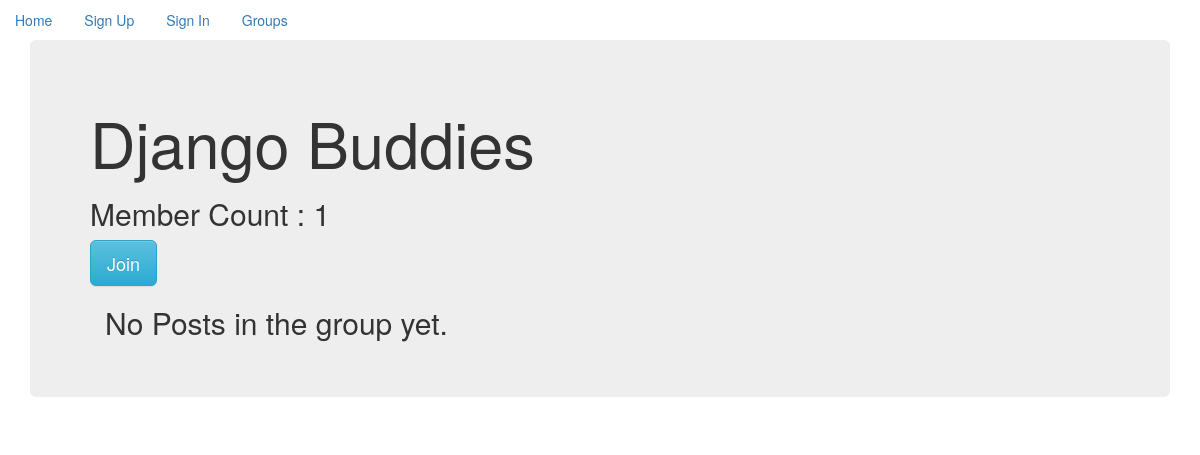
The app's page /posts/in/django-buddies, older data.
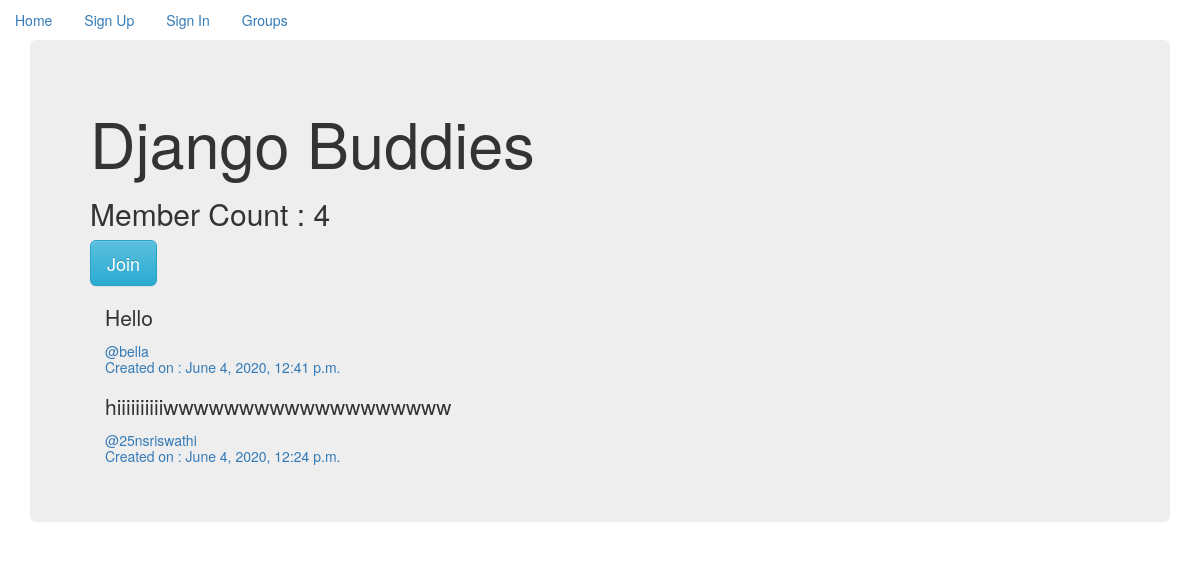
The same page, newer data.
### groups/models.py (models this page shows, shortened)
class Group(models.Model):
    name = models.CharField(max_length=256)
    slug = models.SlugField(allow_unicode=True, unique=True)
    description = models.TextField(blank=True, default='')
    description_html = models.TextField(editable=False,blank=True, default='' )
    members = models.ManyToManyField(User, through='GroupMember')
    class Meta:
        ordering = ['name']

### posts/models.py (models this page shows, shortened)
class Post(models.Model):
    user = models.ForeignKey(User, related_name='posts', on_delete=models.CASCADE)
    created_at = models.DateTimeField(auto_now_add=True)
    message = models.TextField()
    message_html=models.TextField(editable=False)
    group = models.ForeignKey(Group, related_name='posts',null=True, blank=True, on_delete=models.CASCADE)
    class Meta:
       ordering = ['-created_at']
       unique_together=('group','message')

### groups/views.py (the view)
# urls.py: path('posts/in/<slug>', views.SingleGroup.as_view(), name="single"),
class SingleGroup(DetailView):
    model = Group

### groups/templates/groups/group_detail.html
{% extends "groups/group_base.html" %}
{% block pregroup %}
<h1> {{group.name}}</h1>
<h2>Member Count : {{ group.members.count }}</h2>
<div class="content">
{% if user in group.members.all %}
<a href="{% url 'groups:leave' slug=group.slug %}" class='btn btn-lg btn-fill btn-warning'>Leave</a>
{% else %}
<a href="{% url 'groups:join' slug=group.slug %}" class='btn btn-lg btn-fill btn-info'>Join</a>
{% endif %}
</div>
{% endblock pregroup %}
{% block group_content %}
<div class="col-md-6">
{% if group.posts.count == 0 %}
<h2>No Posts in the group yet. </h2>
{% else %}
{% for post in group.posts.all  %}
{% include "posts/_post.html" %}
{% endfor %}
{% endif %}
</div>
{% endblock %}

### posts/templates/posts/_post.html (shortened to what this page needs)
<div>
    <h3>{{ post.message_html|safe }}</h3>
    <div>
        <h5>
        <a href="{% url 'posts:for_user' username=post.user.username %}">@{{ post.user.username }}</a><br/>
        <time><a href="{% url 'posts:single' username=post.user.username pk=post.pk %}">Created on : {{ post.created_at }}</a></time>
    </h5>
    </div>
</div>

Row changes from the older to the newer data that the page shows:
computed for Group "Django Buddies": members.count "1" → "4"
added Post: message_html "Hello", user.username "bella", created_at "June 4, 2020, 12:41 p.m."
added Post: message_html "hiiiiiiiiiiwwwwwwwwwwwwwwwwwww", user.username "25nsriswathi", created_at "June 4, 2020, 12:24 p.m."
Text that changed along with them:
text no longer shown: "No Posts in the group yet."
